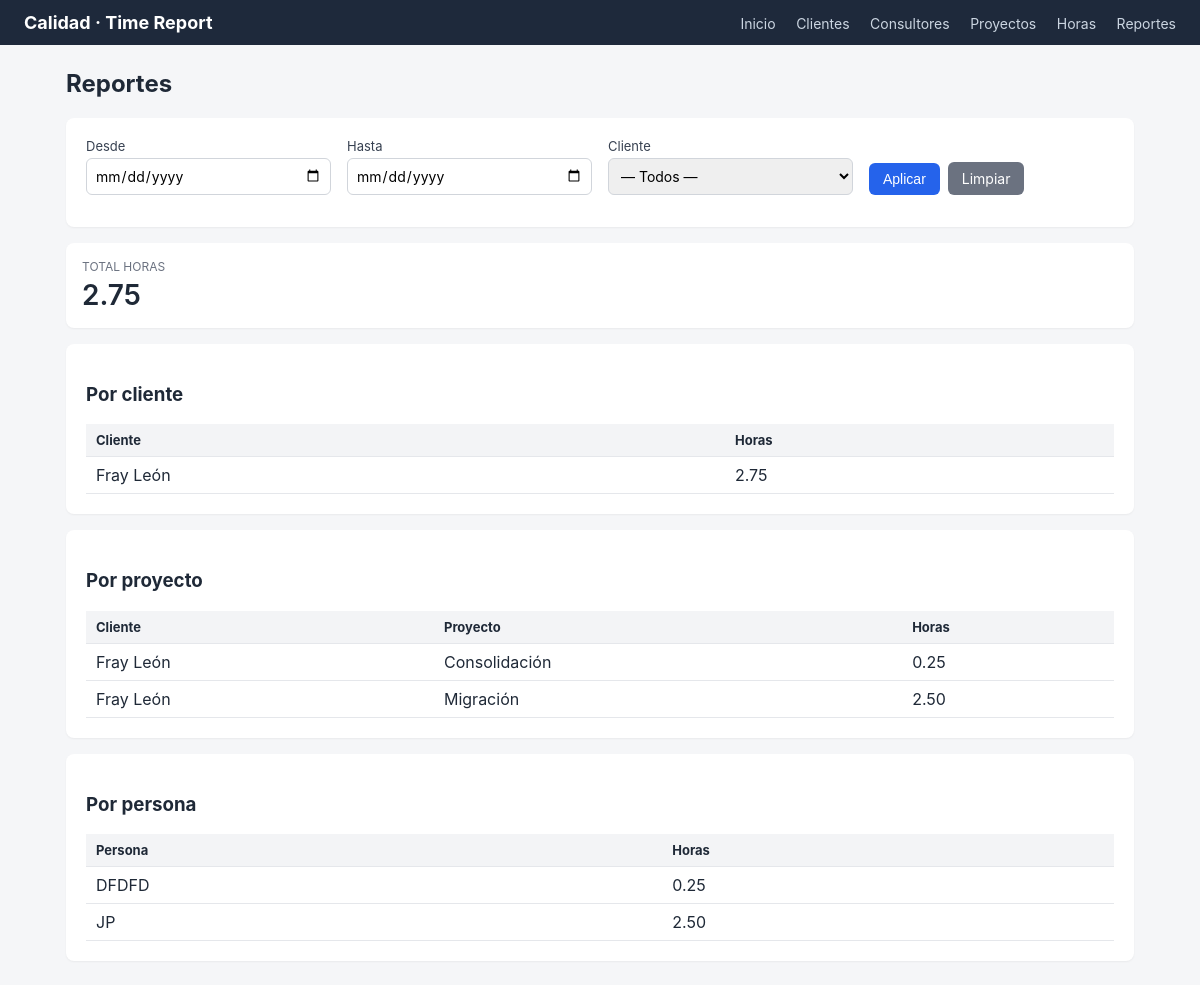
Page /reports on the committed database.
### models.py (models this page shows)
class Client(db.Model):
    __tablename__ = "clients"
    id = db.Column(db.Integer, primary_key=True)
    name = db.Column(db.String(120), nullable=False, unique=True)
    contact = db.Column(db.String(120))
    notes = db.Column(db.Text)
    active = db.Column(db.Boolean, default=True, nullable=False)
    projects = db.relationship(
        "Project", backref="client", cascade="all, delete-orphan", lazy=True
    )

class Project(db.Model):
    __tablename__ = "projects"
    id = db.Column(db.Integer, primary_key=True)
    name = db.Column(db.String(120), nullable=False)
    code = db.Column(db.String(40))
    description = db.Column(db.Text)
    active = db.Column(db.Boolean, default=True, nullable=False)
    client_id = db.Column(db.Integer, db.ForeignKey("clients.id"), nullable=False)
    time_entries = db.relationship(
        "TimeEntry", backref="project", cascade="all, delete-orphan", lazy=True
    )
    consultants = db.relationship(
        "Consultant", secondary=project_consultants, back_populates="projects"
    )

class TimeEntry(db.Model):
    __tablename__ = "time_entries"
    id = db.Column(db.Integer, primary_key=True)
    entry_date = db.Column(db.Date, nullable=False, default=date.today)
    hours = db.Column(db.Float, nullable=False)
    description = db.Column(db.Text)
    person = db.Column(db.String(120), nullable=False)
    project_id = db.Column(db.Integer, db.ForeignKey("projects.id"), nullable=False)

### app.py (the view)
    @app.route("/reports")
    def reports():
        date_from = request.args.get("from") or ""
        date_to = request.args.get("to") or ""
        client_id = request.args.get("client_id", type=int)
        q = db.session.query(TimeEntry).join(Project).join(Client)
        if date_from:
            q = q.filter(TimeEntry.entry_date >= datetime.strptime(date_from, "%Y-%m-%d").date())
        if date_to:
            q = q.filter(TimeEntry.entry_date <= datetime.strptime(date_to, "%Y-%m-%d").date())
        if client_id:
            q = q.filter(Client.id == client_id)
        by_client = (
            q.with_entities(Client.name, func.sum(TimeEntry.hours))
            .group_by(Client.id, Client.name)
            .order_by(Client.name)
            .all()
        )
        by_project = (
            q.with_entities(Client.name, Project.name, func.sum(TimeEntry.hours))
            .group_by(Client.id, Client.name, Project.id, Project.name)
            .order_by(Client.name, Project.name)
            .all()
        )
        by_person = (
            q.with_entities(TimeEntry.person, func.sum(TimeEntry.hours))
            .group_by(TimeEntry.person)
            .order_by(TimeEntry.person)
            .all()
        )
        grand_total = sum((row[-1] or 0) for row in by_client)
        clients = Client.query.order_by(Client.name).all()
        return render_template(
            "reports.html",
            by_client=by_client,
            by_project=by_project,
            by_person=by_person,
            grand_total=grand_total,
            clients=clients,
            filters={"from": date_from, "to": date_to, "client_id": client_id},
        )

### templates/reports.html (shortened to what this page needs)
{% extends "base.html" %}
{% block content %}
<h2>Reportes</h2>
<div class="card">
  <form method="get" class="row">
    <div class="field">
      <label>Desde</label>
      <input type="date" name="from" value="{{ filters['from'] }}">
    </div>
    <div class="field">
      <label>Hasta</label>
      <input type="date" name="to" value="{{ filters['to'] }}">
    </div>
    <div class="field">
      <label>Cliente</label>
      <select name="client_id">
        <option value="">— Todos —</option>
      </select>
    </div>
    <div class="field" style="display:flex;align-items:flex-end">
      <button class="btn" type="submit">Aplicar</button>
      <a class="btn secondary" href="{{ url_for('reports') }}" style="margin-left:8px">Limpiar</a>
    </div>
  </form>
</div>
<div class="stat-grid">
  <div class="stat">
    <div class="label">Total horas</div>
    <div class="value">{{ '%.2f'|format(grand_total or 0) }}</div>
  </div>
</div>
<div class="card" style="margin-top:16px">
  <h3>Por cliente</h3>
  {% if by_client %}
  <table>
    <thead><tr><th>Cliente</th><th>Horas</th></tr></thead>
    <tbody>
      {% for name, hrs in by_client %}
        <tr><td>{{ name }}</td><td>{{ '%.2f'|format(hrs or 0) }}</td></tr>
      {% endfor %}
    </tbody>
  </table>
  {% else %}<p class="muted">Sin datos para los filtros aplicados.</p>{% endif %}
</div>
<div class="card">
  <h3>Por proyecto</h3>
  {% if by_project %}
  <table>
    <thead><tr><th>Cliente</th><th>Proyecto</th><th>Horas</th></tr></thead>
    <tbody>
      {% for client_name, project_name, hrs in by_project %}
        <tr><td>{{ client_name }}</td><td>{{ project_name }}</td><td>{{ '%.2f'|format(hrs or 0) }}</td></tr>
      {% endfor %}
    </tbody>
  </table>
  {% else %}<p class="muted">Sin datos.</p>{% endif %}
</div>
<div class="card">
  <h3>Por persona</h3>
  {% if by_person %}
  <table>
    <thead><tr><th>Persona</th><th>Horas</th></tr></thead>
    <tbody>
      {% for person, hrs in by_person %}
        <tr><td>{{ person }}</td><td>{{ '%.2f'|format(hrs or 0) }}</td></tr>
      {% endfor %}
    </tbody>
  </table>
  {% else %}<p class="muted">Sin datos.</p>{% endif %}
</div>
{% endblock %}

### static/style.css (style rules this page uses)
* { box-sizing: border-box; }
body { font-family: -apple-system, "Segoe UI", Roboto, sans-serif; margin: 0; background: #f5f6f8; color: #1f2937; }
h2 { margin-top: 0; }
.card { background: #fff; border-radius: 8px; padding: 20px; box-shadow: 0 1px 2px rgba(0,0,0,0.05); margin-bottom: 16px; }
.btn { display: inline-block; padding: 8px 14px; border-radius: 6px; border: none; background: #2563eb; color: #fff; text-decoration: none; cursor: pointer; font-size: 14px; }
.btn.secondary { background: #6b7280; }
table { width: 100%; border-collapse: collapse; }
th, td { padding: 8px 10px; text-align: left; border-bottom: 1px solid #e5e7eb; }
th { background: #f3f4f6; font-size: 13px; }
form .field { margin-bottom: 12px; }
form label { display: block; font-size: 13px; margin-bottom: 4px; color: #374151; }
form input[type=text], form input[type=number], form input[type=date], form select, form textarea { width: 100%; padding: 8px; border: 1px solid #d1d5db; border-radius: 6px; font-size: 14px; font-family: inherit; }
.row { display: flex; gap: 16px; flex-wrap: wrap; }
.row .field { flex: 1; min-width: 160px; }
.stat-grid { display: grid; grid-template-columns: repeat(auto-fit, minmax(180px, 1fr)); gap: 12px; }
.stat { background: #fff; border-radius: 8px; padding: 16px; box-shadow: 0 1px 2px rgba(0,0,0,0.05); }
.stat .label { font-size: 12px; color: #6b7280; text-transform: uppercase; }
.stat .value { font-size: 28px; font-weight: 600; margin-top: 4px; }

### rows in the picture
Client: name "Fray León", hrs "2.75"
Project: name "Fray León", name "Consolidación", hrs "0.25"
Project: name "Fray León", name "Migración", hrs "2.50"
TimeEntry: person "DFDFD", hours "0.25"

### other values in the picture
{{ '%.2f'|format(grand_total or 0) }} "2.75"
{{ person }} "JP"
{{ '%.2f'|format(hrs or 0) }} "2.50"
